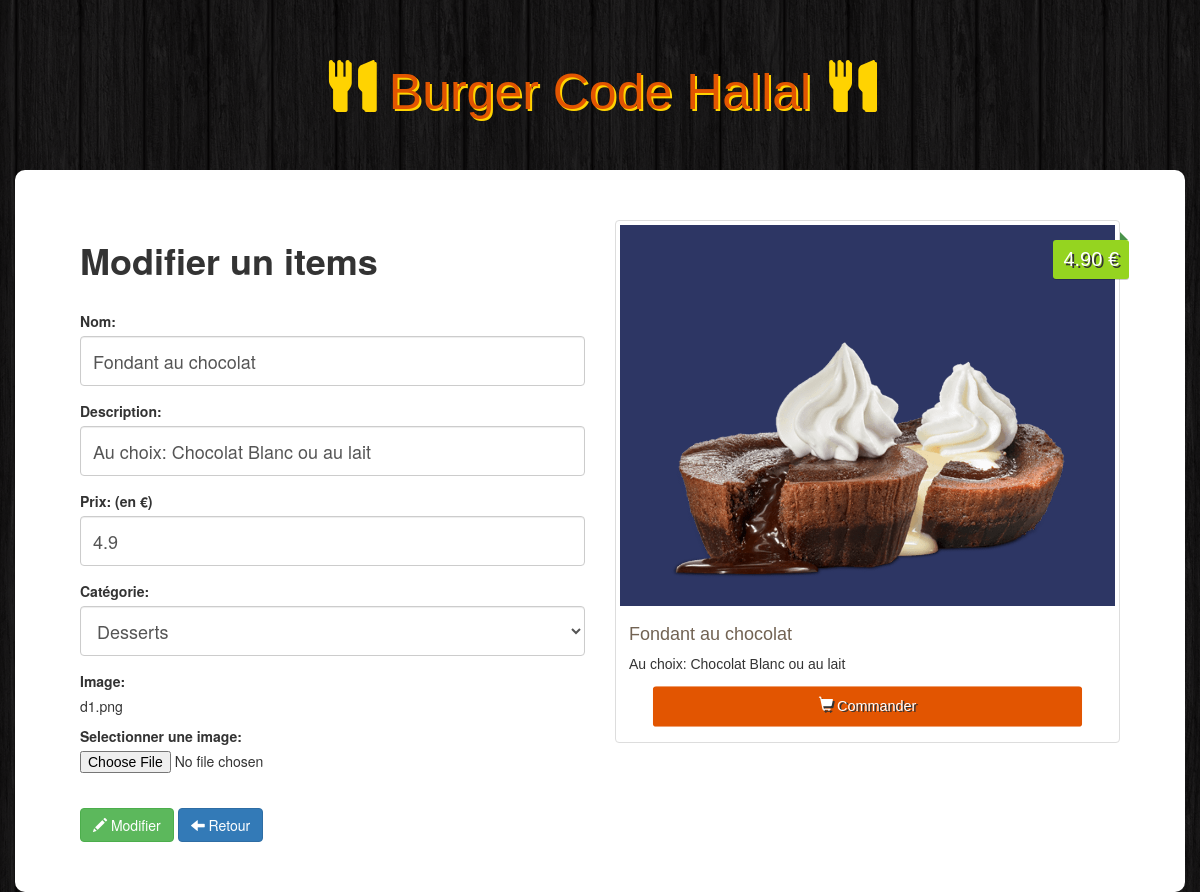
The page /admin/update.php?id=29 on the database its author committed.
### tables this page shows
CREATE TABLE `items` (
  `id` int(11) NOT NULL,
  `name` varchar(100) NOT NULL,
  `description` varchar(255) NOT NULL,
  `price` float NOT NULL,
  `image` varchar(255) NOT NULL,
  `category` int(11) NOT NULL
);

### admin/update.php (the view, shortened to what this page needs)
<?php
if (!empty($_GET['id']))
{
    $id = checkInput($_GET['id']);
}
$nameError = $descriptionError = $priceError = $categoryError = $imageError = $name = $description = $price = $category = $image = "";
if (!empty($_POST))
{
    $name = checkInput($_POST['name']);
    $description = checkInput($_POST['description']);
    $price = checkInput($_POST['price']);
    $category = checkInput($_POST['category']);
    $image = checkInput($_FILES['image']['name']);
    $imagePath = '../img/' .basename($image);
    $imageExtension = pathinfo($imagePath, PATHINFO_EXTENSION);
    $isSuccess = true;
    $isUploadSuccess = false;
    if(empty($name))
    {
        $nameError = 'Ce champ ne peut pas être vide';
        $isSuccess = false;
    }
    if(empty($description))
    {
        $descriptionError = 'Ce champ ne peut pas être vide';
        $isSuccess = false;
    }
    if(empty($price))
    {
        $priceError = 'Ce champ ne peut pas être vide';
        $isSuccess = false;
    }
    if(empty($category))
    {
        $categoryError = 'Ce champ ne peut pas être vide';
        $isSuccess = false;
    }
    if(empty($image))
    {
       $isImageUpdated = false;
    }
    else
    {
        $isImageUpdated = true;
        $isUploadSuccess = true;
        if ($imageExtension != "jpg" && $imageExtension !="png" && $imageExtension !="jpeg" && $imageExtension !="gif")
        {
            $imageError = "Les fichiers autorises sont: .jpg, .jpeg, .png, .gif";
            $isUploadSuccess = false;
        }
        if(file_exists($imagePath))
        {
            $imageError = "le fichier existe deja";
            $isUploadSuccess = false;
        }
        if ($_FILES["image"]["size"] > 500000)
        {
            $imageError = "le fichier ne doit pas depasser les 500KB";
            $isUploadSuccess = false;
        }
        if ($isUploadSuccess)
        {
            if (!move_uploaded_file($_FILES["image"]["tmp_name"], $imagePath))
            {
                $imageError = "Il y a eu une erreur lors de l'upload";
                $isUploadSuccess = false;
            }
        }
    }
    if (($isSuccess && $isImageUpdated && $isUploadSuccess) || ($isSuccess && !$isImageUpdated))
    {
        $db = Database::connect();
        if ($isImageUpdated)
        {
        $statement = $db->prepare("UPDATE items set name = ?, description = ?, price = ?, category = ?, image = ? WHERE id = ?");
        $statement->execute(array($name,$description,$price,$category,$image,$id));
        }
        else
        {
            $statement = $db->prepare("UPDATE items set name = ?, description = ?, price = ?, category = ? WHERE id = ?");
            $statement->execute(array($name,$description,$price,$category,$id));
        }
        Database::disconnect();
        header("Location: index.php");
    }
    elseif ($isImageUpdated && !$isUploadSuccess)
    {
        $db = Database::connect();
        $statement = $db->prepare("SELECT * FROM items WHERE id = ?");
        $statement->execute(array($id));
        $item = $statement->fetch();
        $image = $item['image'];
        Database::disconnect();
    }
}
else
{
    $db = Database::connect();
    $statement = $db->prepare("SELECT * FROM items WHERE id = ?");
    $statement->execute(array($id));
    $item = $statement->fetch();
    $name           = $item['name'];
    $description    = $item['description'];
    $price          = $item['price'];
    $category       = $item['category'];
    $image          = $item['image'];
}
function checkInput($data)
{
    $data = trim($data);
    $data = stripslashes($data);
    $data = htmlspecialchars($data);
    return $data;
}
?>
<!doctype html>
<html>
<head>
    <link rel="stylesheet" href="https://maxcdn.bootstrapcdn.com/bootstrap/3.3.7/css/bootstrap.min.css">
    <link rel="stylesheet" href="../css/style.css">
</head>
<body>
<h1 class="text-logo"><span class="glyphicon glyphicon-cutlery"></span> Burger Code Hallal <span class="glyphicon glyphicon-cutlery"></span></h1>
<div class="container admin">
    <div class="row">
        <div class="col-sm-6">
            <h1><strong>Modifier un items </strong></h1>
            <br>
            <form class="form" role="form" action="<?php echo 'update.php?id=' . $id; ?>" method="post" enctype="multipart/form-data">
                <div class="form-group">
                    <label for="name">Nom:</label>
                    <input type="text" class="form-control" id="name" name="name" placeholder="nom" value="<?php echo $name; ?> ">
                </div>
                <div class="form-group">
                    <label for="description">Description:</label>
                    <input type="text" class="form-control" id="description" name="description" placeholder="Description" value="<?php echo $description; ?> ">
                </div>
                <div class="form-group">
                    <label for="price">Prix: (en €)</label>
                    <input type="text" step="0.01" class="form-control" id="price" name="price" placeholder="Prix" value="<?php echo $price; ?> ">
                </div>
                <div class="form-group">
                    <label for="category">Catégorie:</label>
                    <select class="form-control" id="category" name="category">
                        <?php
                        $db = Database::connect();
                        foreach ($db->query('SELECT * FROM categories') as $row)
                        {
                            if ($row['id'] == $category)
                            echo '<option selected="selected" value="' . $row['id'] . '">' . $row['name'] . '</option>';
                            else
                                echo '<option value="' . $row['id'] . '">' . $row['name'] . '</option>';
                        }
                        ?>
                    </select>
                </div>
                <div class="form-group">
                    <label >Image:</label>
                    <p><?php echo $image; ?></p>
                    <label for="">Selectionner une image: </label>
                    <input type="file" id="image" name="image">
                </div>
                <br>
                <div class="form_actions">
                    <button type="submit" class="btn btn-success"><span class="glyphicon glyphicon-pencil"></span> Modifier</button>
                    <a class="btn btn-primary" href="index.php"><span class="glyphicon glyphicon-arrow-left"></span> Retour</a>
                </div>
            </form>
        </div>
        <div class="col-sm-6 site">
            <div class="thumbnail">
                <img src="<?php echo '../img/' . $image ;?>" alt="...">
                <div class="price"><?php echo number_format((float)$price,2,'.',''). ' €'; ?></div>
                <div class="caption">
                    <h4><?php echo $name; ?></h4>
                    <p><?php echo $description; ?></p>
                    <a href="#" class="btn btn-order" role="button"><span class="glyphicon glyphicon-shopping-cart"></span> Commander</a>
                </div>
            </div>
        </div>
    </div>
</div>
</body>
</html>

### css/style.css (style rules this page uses)
body { background: url("../img/bg.png"); }
.site { font-family: 'Anton', sans-serif }
.text-logo { font-family: 'Anton', sans-serif; color:#E25501; text-shadow: 2px 2px #ffd301; font-size: 50px; padding: 40px 0px; text-decoration: none; text-align: center; }
.text-logo .glyphicon { color: #ffd301; text-shadow: 2px 2px #ffd301; }
.thumbnail img { background: #2D3664; }
.price { background: #95d420; box-shadow: 0 1px rgba(0,0,0,0.2); -moz-box-shadow: 0 1px rgba(0,0,0,0.2); -webkit-box-shadow: 0 1px rgba(0,0,0,0.2); color: #fff; text-shadow: 2px 2px #333; position: absolute; right: 6px; top: 20px; padding: 5px 10px; font-size: 20px; border-radius: 3px; }
.price:before { border: 4px solid transparent; border-bottom: 4px solid #4a934a; border-left: 4px solid #4a934a; content:""; position: absolute; right: 1px; top: -8px; }
.caption > h4 { color: #726353; font-size: 18px; }
.btn-order { width: 100%; padding: 10px; font-size: 16px; color: #fff; background-color: #E25501; text-decoration: none; text-shadow: 2px 2px #333; -webkit-transform: scale(1); transform: scale(0.9); -webkit-transition: .3s ease-in-out; transition: .3s ease-in-out; }
.row { background-color: white; padding: 50px; border-radius: 10px; }
.form-control { height: 50px; font-size: 18px; }

### rows shown on the page
items: name "Fondant au chocolat", description "Au choix: Chocolat Blanc ou au lait", price "4.9", image "d1.png", image (picture), price "4.90"

### other values the page prints
form field category "Desserts"
